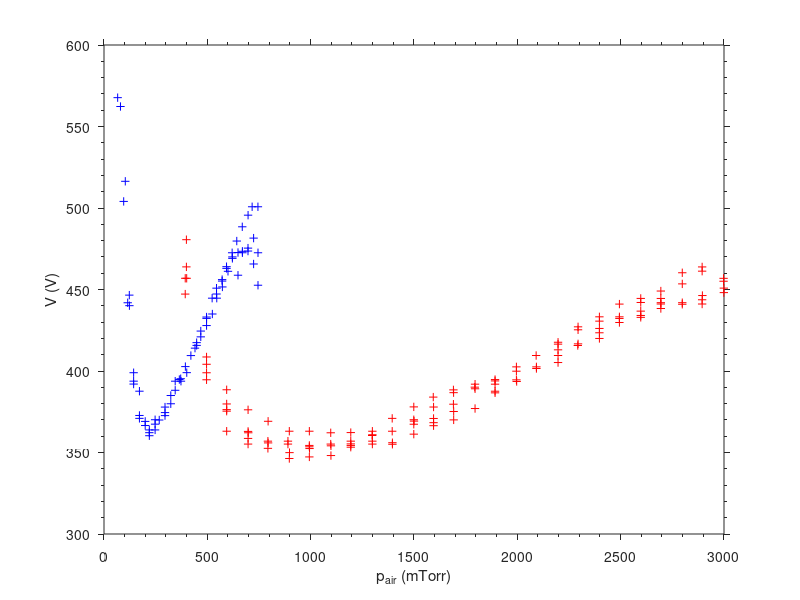

The MATLAB script that drew this image:
clear
close all
clc

Air_0_57 = [
    398.69, 480.56;...
    398.69, 463.88;...
    400.10, 456.88;...
    393.03, 456.88;...
    393.03, 447.19;...
    496.24, 408.61;...
    496.24, 404.13;...
    496.24, 398.92;...
    496.24, 394.62;...
    593.59, 388.49;...
    593.59, 379.78;...
    593.59, 376.31;...
    593.59, 375.36;...
    593.59, 363.06;...
    697.12, 376.19;...
    697.12, 362.94;...
    698.06, 362.10;...
    697.12, 358.64;...
    697.12, 355.17;...
    794.06, 369.15;...
    793.12, 356.96;...
    794.06, 355.89;...
    793.12, 352.55;...
    896.65, 363.06;...
    890.06, 356.96;...
    890.06, 355.17;...
    897.59, 349.92;...
    896.65, 346.33;...
    993.60, 363.06;...
    993.59, 354.34;...
    993.59, 353.50;...
    994.53, 352.43;...
    993.59, 347.29;...
    1098.1, 348.13;...
    1098.1, 354.10;...
    1097.1, 355.17;...
    1097.1, 362.10;...
    1194.1, 362.22;...
    1194.1, 356.96;...
    1194.1, 355.29;...
    1194.1, 354.34;...
    1194.1, 353.26;...
    1298.5, 355.17;...
    1298.5, 356.96;...
    1297.6, 360.43;...
    1298.5, 360.90;...
    1298.5, 363.05;...
    1394.5, 370.94;...
    1394.5, 363.05;...
    1395.5, 356.01;...
    1395.5, 355.05;...
    1499.0, 377.98;...
    1499.0, 370.10;...
    1500.0, 369.26;...
    1499.0, 367.35;...
    1499.0, 361.26;...
    1593.2, 383.99;...
    1594.7, 377.90;...
    1594.7, 370.88;...
    1594.7, 368.30;...
    1594.7, 366.45;...
    1690.7, 388.42;...
    1691.6, 386.71;...
    1690.7, 379.63;...
    1692.0, 375.15;...
    1692.0, 370.01;...
    1795.4, 391.92;...
    1794.1, 390.09;...
    1795.4, 389.09;...
    1795.4, 376.98;...
    1892.2, 394.74;...
    1892.2, 393.91;...
    1892.2, 391.92;...
    1892.2, 387.60;...
    1892.2, 386.60;...
    1996.8, 393.58;...
    1995.5, 394.57;...
    1995.5, 399.88;...
    1995.5, 402.54;...
    2092.3, 401.54;...
    2092.3, 402.54;...
    2091.0, 409.51;...
    2197.0, 417.64;...
    2197.0, 416.48;...
    2197.0, 412.99;...
    2197.0, 409.51;...
    2197.0, 405.19;...
    2292.5, 415.65;...
    2293.8, 416.65;...
    2293.8, 425.28;...
    2293.8, 427.10;...
    2397.1, 433.24;...
    2397.1, 430.59;...
    2397.1, 426.11;...
    2397.1, 423.45;...
    2397.1, 419.97;...
    2493.9, 441.05;...
    2493.9, 433.24;...
    2493.9, 432.25;...
    2493.9, 429.76;...
    2597.2, 432.91;...
    2597.2, 434.07;...
    2597.2, 436.73;...
    2597.2, 442.04;...
    2597.2, 444.53;...
    2694.4, 449.06;...
    2694.4, 444.51;...
    2694.4, 441.91;...
    2694.4, 441.10;...
    2694.4, 438.34;...
    2798.1, 440.94;...
    2798.1, 441.91;...
    2798.1, 453.45;...
    2798.1, 460.27;...
    2894.2, 463.85;...
    2894.2, 461.25;...
    2895.4, 446.30;...
    2894.2, 443.70;...
    2894.2, 441.10;...
    2999.2, 448.09;...
    2999.2, 450.85;...
    2997.9, 455.07;...
    2997.9, 456.86];

Air_2_44 = [...
    66.092, 567.70;...
    79.702, 562.27;...
    103.02, 516.38;...
    95.244, 504.04;...
    122.45, 446.55;...
    114.67, 441.87;...
    122.95, 440.08;...
    143.36, 398.95;...
    143.36, 393.77;...
    143.36, 391.99;...
    171.43, 387.61;...
    171.43, 372.72;...
    171.43, 370.94;...
    199.35, 369.08;...
    199.35, 366.55;...
    219.32, 363.85;...
    219.32, 362.16;...
    219.32, 360.30;...
    247.28, 363.85;...
    247.28, 367.39;...
    247.28, 370.10;...
    267.25, 369.93;...
    295.21, 372.63;...
    295.21, 374.49;...
    295.21, 377.87;...
    323.17, 379.90;...
    323.17, 384.96;...
    344.48, 388.17;...
    344.48, 393.75;...
    372.44, 393.75;...
    364.45, 394.76;...
    371.11, 395.27;...
    400.40, 398.99;...
    393.74, 402.70;...
    420.37, 409.46;...
    440.35, 414.02;...
    448.33, 415.71;...
    448.33, 417.40;...
    468.31, 420.95;...
    468.31, 424.50;...
    496.27, 427.88;...
    496.27, 432.27;...
    496.27, 433.11;...
    524.23, 434.97;...
    523.22, 444.68;...
    545.65, 444.68;...
    544.47, 447.23;...
    544.47, 450.82;...
    572.80, 451.57;...
    571.62, 455.17;...
    571.62, 456.07;...
    592.87, 464.01;...
    592.87, 462.96;...
    599.96, 461.16;...
    621.21, 469.10;...
    621.21, 470.00;...
    620.03, 472.54;...
    648.36, 458.76;...
    745.15, 452.62;...
    723.91, 465.65;...
    745.16, 472.54;...
    723.91, 481.53;...
    696.76, 475.39;...
    696.76, 473.59;...
    669.61, 472.54;...
    669.61, 473.44;...
    648.36, 472.69;...
    642.46, 479.73;...
    669.02, 488.47;...
    697.10, 495.60;...
    716.76, 500.76;...
    744.84, 500.76];

figure('Name','[Stumbo, 2013, Fig. 3]')
plot(Air_0_57(:,1),Air_0_57(:,2),'r+',Air_2_44(:,1),Air_2_44(:,2),'b+')
xlabel('p_{air} (mTorr)')
ylabel('V (V)')
set(gca,'XTick',0:500:3000,'YTick',300:50:600,'XMinorTick','on','YMinorTick','on','TickDir','out')